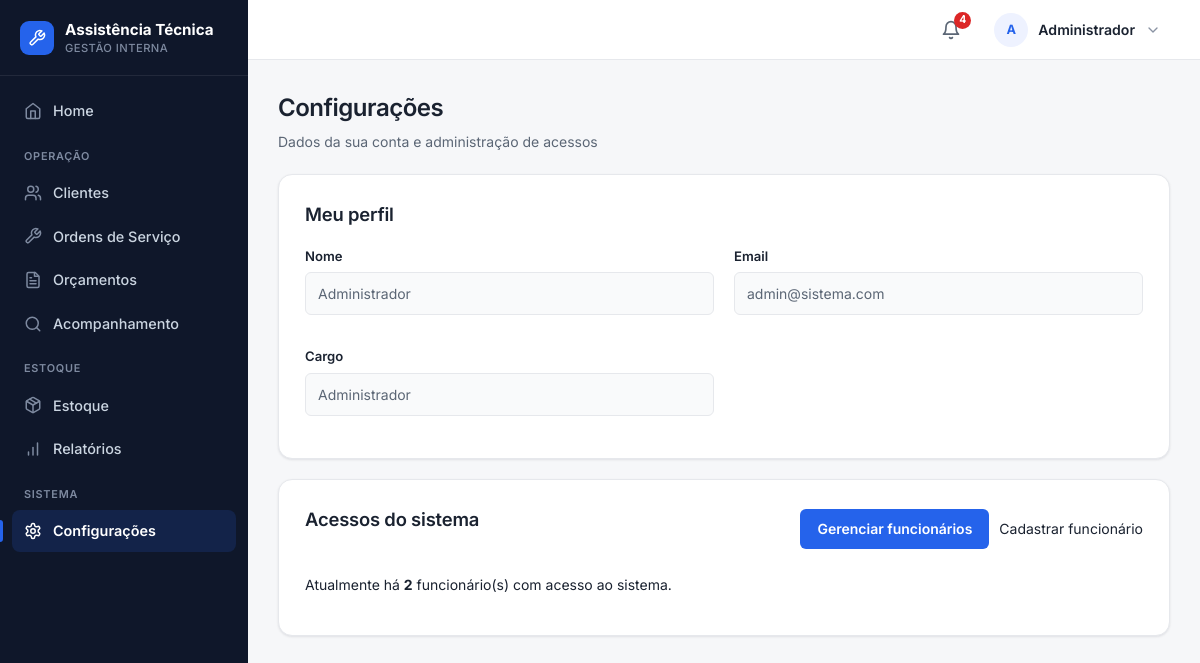
The page /configuracoes (signed in) on the database its author committed.
### tables this page shows
CREATE TABLE funcionarios (
    id INTEGER PRIMARY KEY AUTOINCREMENT,
    nome TEXT NOT NULL,
    email TEXT NOT NULL UNIQUE,
    senha TEXT NOT NULL,
    cargo TEXT
, ativo INTEGER NOT NULL DEFAULT 1, perfil TEXT NOT NULL DEFAULT 'funcionario');

### routes/funcionarios.py (the view)
@funcionarios_bp.route("/configuracoes")
def configuracoes():
    conexao = conectar()
    funcionario = conexao.execute("""
        SELECT id, nome, email, cargo
        FROM funcionarios
        WHERE id = ?
    """, (session.get("funcionario_id"),)).fetchone()
    total_funcionarios = conexao.execute(
        "SELECT COUNT(*) AS total FROM funcionarios"
    ).fetchone()["total"]
    conexao.close()
    return render_template(
        "configuracoes.html",
        funcionario=funcionario,
        total_funcionarios=total_funcionarios,
    )

### app.py (called while the page is built)
@app.context_processor
def injetar_alertas_estoque():
    if "funcionario_id" not in session:
        return {"alerta_estoque_baixo": 0}
    conexao = conectar()
    total = conexao.execute(
        "SELECT COUNT(*) FROM pecas WHERE quantidade <= estoque_minimo"
    ).fetchone()[0]
    conexao.close()
    return {"alerta_estoque_baixo": total}

### database.py (called while the page is built)
def _coluna_existe(conexao, tabela, coluna):
    colunas = conexao.execute(f"PRAGMA table_info({tabela})").fetchall()
    return any(item["name"] == coluna for item in colunas)

def conectar():
    conexao = sqlite3.connect("database/sistema.db")
    conexao.row_factory = sqlite3.Row
    conexao.execute("PRAGMA foreign_keys = ON")
    _garantir_schema(conexao)
    return conexao

### templates/configuracoes.html (shortened to what this page needs)
{% extends "base.html" %}
{% block conteudo %}
<div class="page-head">
    <h1>Configurações</h1>
    <p>Dados da sua conta e administração de acessos</p>
</div>
<div class="container">
    <h2>Meu perfil</h2>
    {% if funcionario %}
    <div class="form-grid">
        <div class="campo">
            <label>Nome</label>
            <input type="text" value="{{ funcionario['nome'] }}" readonly>
        </div>
        <div class="campo">
            <label>Email</label>
            <input type="text" value="{{ funcionario['email'] }}" readonly>
        </div>
        <div class="campo">
            <label>Cargo</label>
            <input type="text" value="{{ funcionario['cargo'] or 'Funcionário' }}" readonly>
        </div>
    </div>
    {% else %}
    <p class="mensagem-vazia">Não foi possível carregar os dados do funcionário.</p>
    {% endif %}
</div>
{% if session.get('funcionario_perfil') == 'admin' %}
<div class="container" style="margin-top: 20px;">
    <div class="topo">
        <h2>Acessos do sistema</h2>
        <div class="acoes-topo">
            <a href="{{ url_for('funcionarios.listar_funcionarios') }}" class="btn">Gerenciar funcionários</a>
            <a href="{{ url_for('funcionarios.cadastrar_funcionario') }}" class="btn--secondary">Cadastrar funcionário</a>
        </div>
    </div>
    <p>Atualmente há <strong>{{ total_funcionarios }}</strong> funcionário(s) com acesso ao sistema.</p>
</div>
{% endif %}
{% endblock %}

### static/css/global.css (style rules this page uses)
:root { --bg: #f6f7f9; --surface: #ffffff; --surface-2: #f9fafb; --border: #e6e8ec; --border-strong: #d5d9e0; --ink: #1a2230; --muted: #5b6675; --subtle: #8a93a3; --primary: #2563eb; --primary-hover: #1d4ed8; --primary-soft: #eef2ff; --success: #16a34a; --success-soft: #dcfce7; --warning: #d97706; --warning-soft: #fef3c7; --danger: #dc2626; --danger-hover: #b91c1c; --danger-soft: #fee2e2; --sidebar: #0f172a; --sidebar-ink: #cbd5e1; --sidebar-muted: #7e8aa0; --s-1: 4px; --s-2: 8px; --s-3: 12px; --s-4: 16px; --s-5: 20px; --s-6: 24px; --s-8: 32px; --r-sm: 6px; --r-md: 10px; --r-lg: 14px; --r-pill: 999px; --shadow-sm: 0 1px 2px rgba(16, 24, 40, 0.04), 0 1px 3px rgba(16, 24, 40, 0.06); --shadow-md: 0 4px 12px rgba(16, 24, 40, 0.08); --azul-900: #0f172a; --azul-800: #1e293b; --azul-700: #2563eb; --azul-600: #2563eb; --azul-500: #2563eb; --azul-100: #eef2ff; --azul-50: #f9fafb; --branco: #ffffff; --cinza-900: #1a2230; --cinza-700: #5b6675; --cinza-500: #8a93a3; --cinza-200: #e6e8ec; --cinza-100: #f1f3f6; --verde-100: #dcfce7; --verde-700: #166534; --amarelo-100: #fef3c7; --amarelo-700: #92400e; --vermelho-100: #fee2e2; --vermelho-700: #991b1b; --sombra: var(--shadow-sm); --raio: var(--r-md); }
* { box-sizing: border-box; }
body { min-height: 100vh; margin: 0; font-family: "Inter", -apple-system, BlinkMacSystemFont, "Segoe UI", Roboto, Arial, sans-serif; font-size: 14px; line-height: 1.5; color: var(--ink); background: var(--bg); -webkit-font-smoothing: antialiased; text-rendering: optimizeLegibility; }
h1, h2, h3, h4 { color: var(--ink); font-weight: 600; letter-spacing: -0.01em; }
h2 { margin: 0 0 18px; font-size: 1.15rem; }
a { color: var(--primary); text-decoration: none; }
.container, .card { background: var(--surface); border: 1px solid var(--border); border-radius: var(--r-lg); box-shadow: var(--shadow-sm); }
.container { padding: clamp(18px, 3vw, 26px); }
.topo { display: flex; justify-content: space-between; align-items: center; gap: 16px; margin-bottom: 22px; }
.acoes-topo, .botoes, .form-botao { display: flex; flex-wrap: wrap; gap: 10px; align-items: center; }
.btn, button, .voltar, .editar, .excluir { display: inline-flex; align-items: center; justify-content: center; gap: 8px; min-height: 40px; padding: 9px 16px; border: 1px solid transparent; border-radius: var(--r-sm); color: #fff; background: var(--primary); text-decoration: none; font: inherit; font-weight: 600; line-height: 1; cursor: pointer; white-space: nowrap; transition: background-color 0.15s ease, border-color 0.15s ease, box-shadow 0.15s ease, color 0.15s ease; }
.btn--secondary, .btn-home, .voltar, .editar { background: var(--surface); color: var(--ink); border-color: var(--border-strong); }
.form-grid { display: grid; grid-template-columns: repeat(2, minmax(0, 1fr)); gap: 16px 20px; }
.campo, .form-group { display: flex; flex-direction: column; gap: 6px; margin-bottom: 16px; }
label { color: var(--ink); font-weight: 600; font-size: 0.82rem; }
input, select, textarea { width: 100%; min-height: 42px; padding: 10px 12px; color: var(--ink); background: var(--surface); border: 1px solid var(--border-strong); border-radius: var(--r-sm); font: inherit; transition: border-color 0.15s ease, box-shadow 0.15s ease; }
input::placeholder, textarea::placeholder { color: var(--subtle); }
input[readonly], input[readonly]:focus { background: var(--surface-2); color: var(--muted); box-shadow: none; border-color: var(--border); }

### static/css/layout.css (style rules this page uses)
.page-head { margin: 0 0 22px; }
.page-head h1 { margin: 0; color: var(--ink); font-size: clamp(1.25rem, 2vw, 1.6rem); font-weight: 600; letter-spacing: -0.02em; }
.page-head p { margin: 5px 0 0; color: var(--muted); }

### rows shown on the page
funcionarios: nome "Administrador", email "admin@sistema.com", cargo "Administrador"

### other values the page prints
{{ alerta_estoque_baixo }} "4"
{{ iniciais }} "A"
{{ nome_usuario }} "Administrador"
{{ total_funcionarios }} "2"
